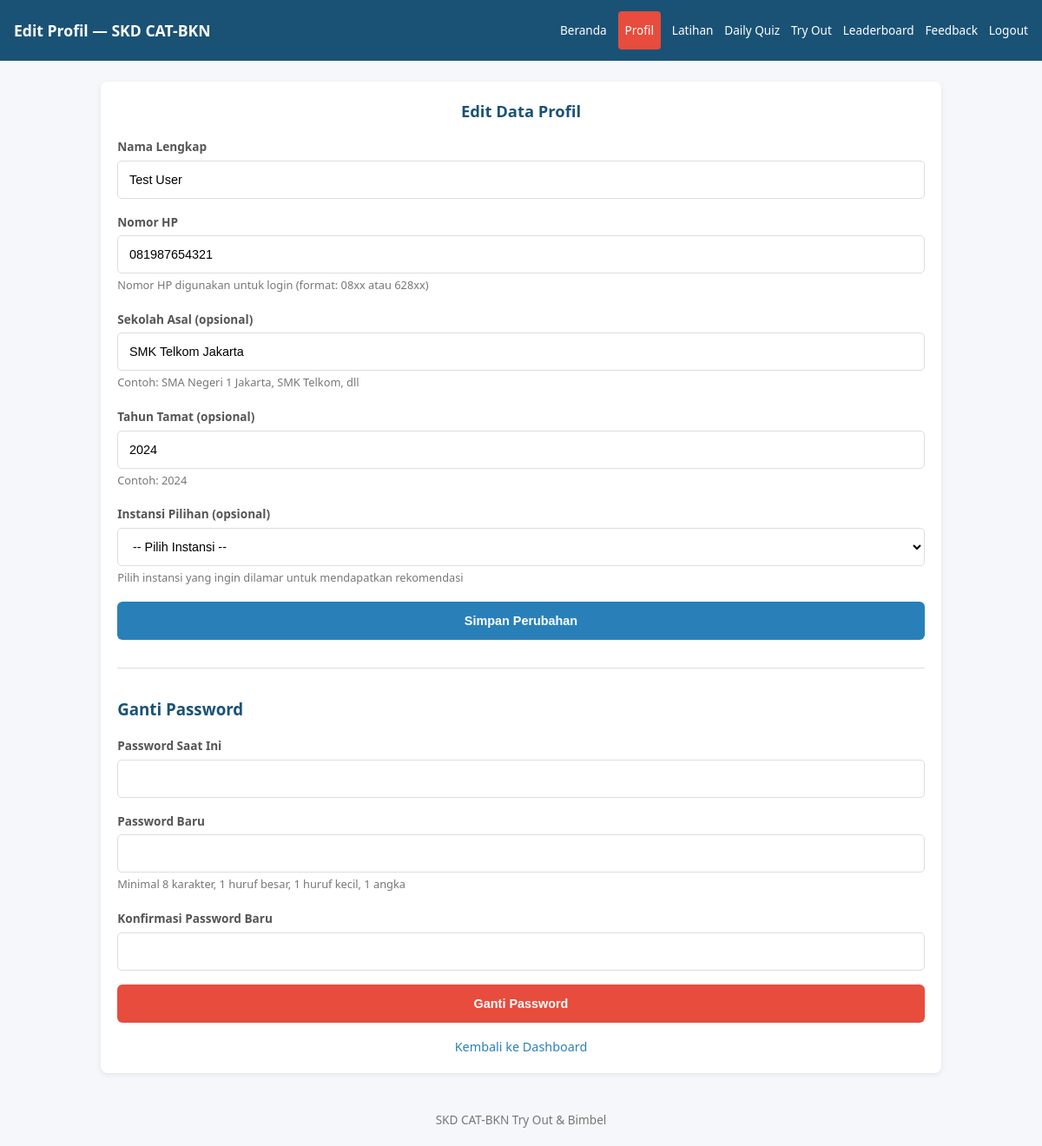
/pages/profile.php (signed in), run on an earlier commit of the app's database.
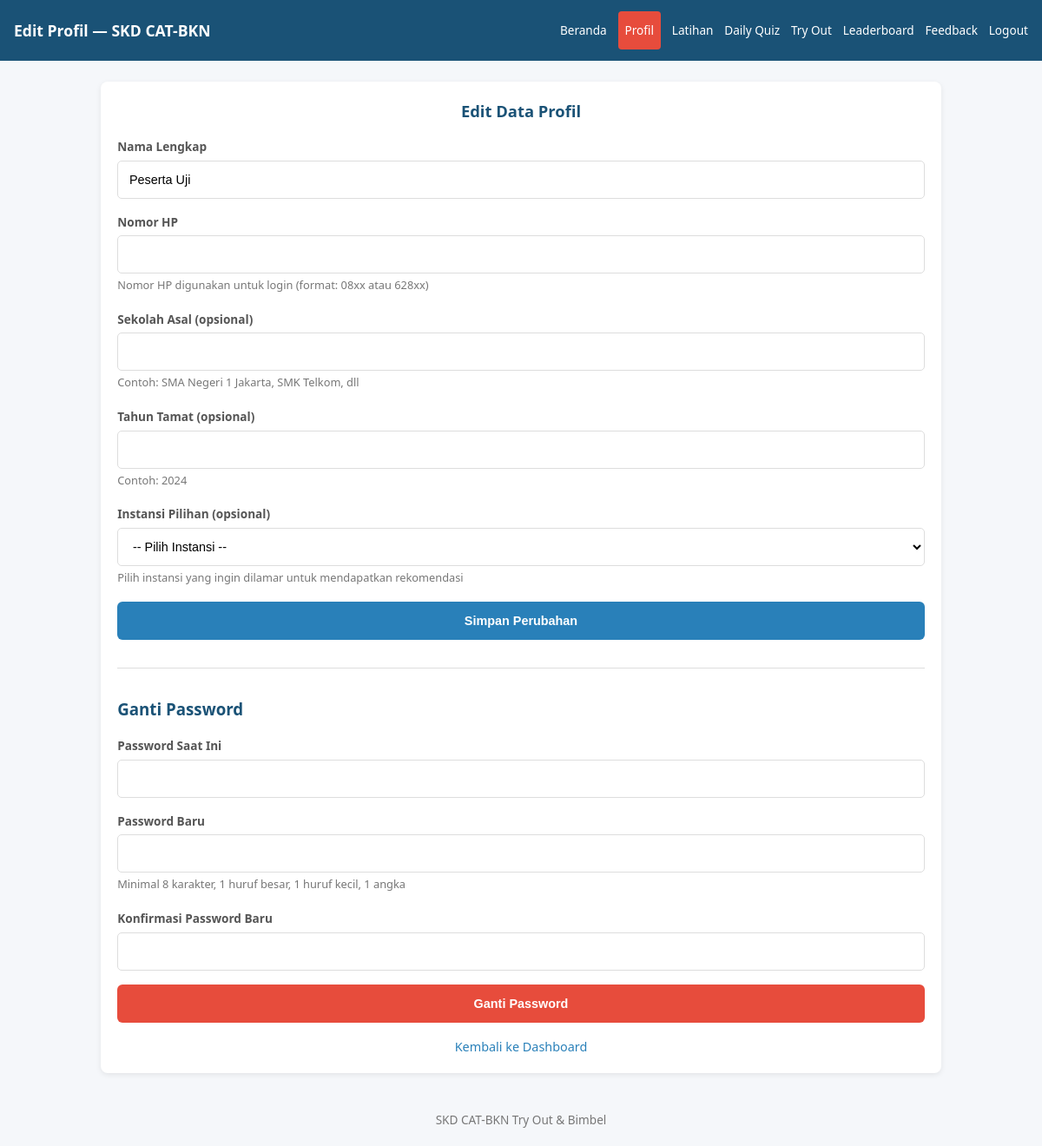
And on a later commit of the database.
### tables this page shows
CREATE TABLE `users` (
  `id` int(11) NOT NULL,
  `nama` varchar(100) NOT NULL,
  `email` varchar(100) DEFAULT NULL COMMENT 'Email (deprecated, gunakan no_hp)',
  `instansi_pilihan` varchar(100) DEFAULT NULL,
  `created_at` timestamp NOT NULL DEFAULT current_timestamp(),
  `role` enum('admin','user') DEFAULT 'user',
  `instansi_id` int(11) DEFAULT NULL,
  `password_hash` varchar(255) DEFAULT NULL,
  `failed_attempts` int(11) DEFAULT 0,
  `lockout_until` datetime DEFAULT NULL,
  `instansi` varchar(100) DEFAULT NULL,
  `no_hp` varchar(20) DEFAULT NULL COMMENT 'Nomor HP untuk login (08xx)',
  `sekolah_asal` varchar(100) DEFAULT NULL COMMENT 'Nama sekolah asal (SMA/SMK/MA)',
  `tahun_tamat` int(11) DEFAULT NULL COMMENT 'Tahun tamat sekolah'
);

### helpers.php (called while the page is built, shortened)
<?php
function e(string $text): string
{
    return htmlspecialchars($text, ENT_QUOTES, 'UTF-8');
}

### pages/profile.php (the view, shortened to what this page needs)
<?php
require '../config.php';
require '../helpers.php';
$userId = (int)$_SESSION['user_id'];
$stmt = $pdo->prepare("SELECT * FROM users WHERE id = ?");
$stmt->execute([$userId]);
$user = $stmt->fetch();
?>
<!DOCTYPE html>
<html lang="id">
<head>
<link rel="stylesheet" href="assets/form.css">
<link rel="stylesheet" href="assets/style.css">
</head>
<body>
<?php require '../includes/navigation.php'; ?>
<div class="container">
<div class="card">
<h2>Edit Data Profil</h2>
<form method="POST" action="">
<div class="form-group">
<label for="nama">Nama Lengkap</label>
<input type="text" id="nama" name="nama" value="<?= e($user['nama'] ?? '') ?>" required minlength="2" aria-required="true" aria-label="Nama lengkap">
</div>
<div class="form-group">
<label for="no_hp">Nomor HP</label>
<input type="tel" id="no_hp" name="no_hp" value="<?= e($user['no_hp'] ?? '') ?>" required minlength="10" maxlength="14" aria-required="true" aria-describedby="nohp-help" aria-label="Nomor HP" pattern="[0-9]*" inputmode="numeric">
<small id="nohp-help" style="color:#777;font-size:.8rem">Nomor HP digunakan untuk login (format: 08xx atau 628xx)</small>
</div>
<div class="form-group">
<label for="sekolah_asal">Sekolah Asal (opsional)</label>
<input type="text" id="sekolah_asal" name="sekolah_asal" value="<?= e($user['sekolah_asal'] ?? '') ?>" aria-describedby="sekolah-help" aria-label="Nama sekolah asal">
<small id="sekolah-help" style="color:#777;font-size:.8rem">Contoh: SMA Negeri 1 Jakarta, SMK Telkom, dll</small>
</div>
<div class="form-group">
<label for="tahun_tamat">Tahun Tamat (opsional)</label>
<input type="number" id="tahun_tamat" name="tahun_tamat" value="<?= e($user['tahun_tamat'] ?? '') ?>" min="1990" max="2030" aria-describedby="tahun-help" aria-label="Tahun tamat sekolah">
<small id="tahun-help" style="color:#777;font-size:.8rem">Contoh: 2024</small>
</div>
<div class="form-group">
<label for="instansi_id">Instansi Pilihan (opsional)</label>
<select id="instansi_id" name="instansi_id" aria-describedby="instansi-help">
<option value="">-- Pilih Instansi --</option>
</select>
<small id="instansi-help" style="color:#777;font-size:.8rem">Pilih instansi yang ingin dilamar untuk mendapatkan rekomendasi</small>
</div>
<button type="submit" class="btn" aria-label="Simpan perubahan profil">Simpan Perubahan</button>
</form>
<hr style="margin: 2rem 0; border: none; border-top: 1px solid #ddd;">
<h3 style="margin-bottom: 1rem; color: #1a5276;">Ganti Password</h3>
<form method="POST" action="">
<div class="form-group">
<label for="current_password">Password Saat Ini</label>
<input type="password" id="current_password" name="current_password" required aria-required="true" aria-label="Password saat ini">
</div>
<div class="form-group">
<label for="new_password">Password Baru</label>
<input type="password" id="new_password" name="new_password" required minlength="8" aria-required="true" aria-describedby="newpwd-help" aria-label="Password baru">
<small id="newpwd-help" style="color:#777;font-size:.8rem">Minimal 8 karakter, 1 huruf besar, 1 huruf kecil, 1 angka</small>
</div>
<div class="form-group">
<label for="confirm_password">Konfirmasi Password Baru</label>
<input type="password" id="confirm_password" name="confirm_password" required minlength="8" aria-required="true" aria-label="Konfirmasi password baru">
</div>
<button type="submit" class="btn" style="background: #e74c3c;" aria-label="Ganti password">Ganti Password</button>
</form>
<p style="text-align:center;margin-top:1rem;font-size:.9rem">
<a href="user_dashboard.php" class="link">Kembali ke Dashboard</a>
</p>
</div>
</div>
<div class="footer">SKD CAT-BKN Try Out & Bimbel</div>
</body>
</html>

What changed in the data, as far as the page shows it:
changed users: nama "Test User" → "Peserta Uji"; no_hp "081987654321" → (not shown); sekolah_asal "SMK Telkom Jakarta" → (not shown); tahun_tamat "2024" → (not shown)
